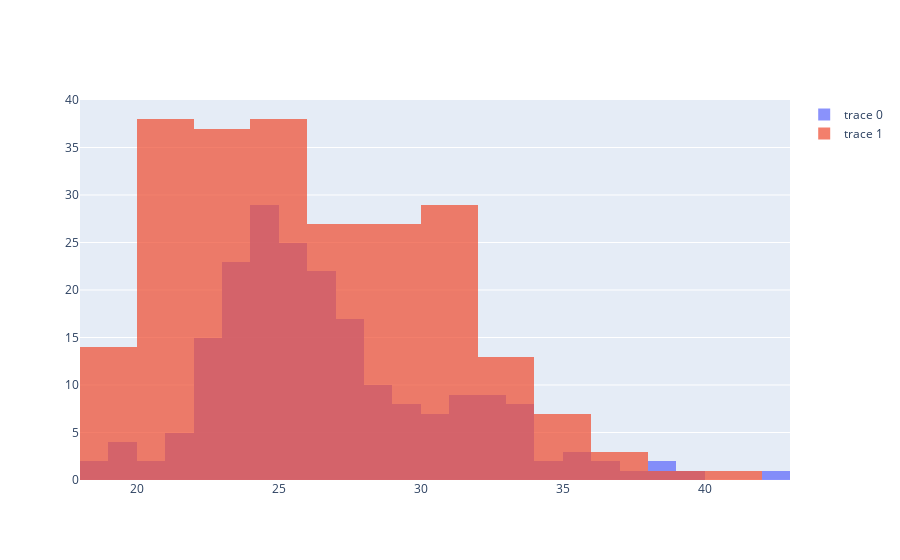

The cell this chart's notebook holds for it:
### Markdown cell above
&#9989; **(6 pt):** Create a histogram for BMI distribution and have it seperated by sex. Make sure to include a title.

### Code cell
## put your code here
import plotly.graph_objects as go

fig = go.Figure()
fig.add_trace(go.Histogram(x=df[mask_m]["BMI"]))
fig.add_trace(go.Histogram(x=df[mask_f]["BMI"]))

# Overlay both histograms
fig.update_layout(barmode='overlay')
# Reduce opacity to see both histograms
fig.update_traces(opacity=0.75)
fig.show()

### Figure 1 — Plotly figure (JSON) as saved in the notebook; plotly's stock layout.template omitted (floating-point values rounded to 4 significant figures; data arrays with more than 128 entries replaced by an {"elided": "..."} marker saying what was removed)
{"data": [{"opacity": 0.75, "type": "histogram", "x": {"elided": "207 float values"}}, {"opacity": 0.75, "type": "histogram", "x": {"elided": "235 float values"}}], "layout": {"barmode": "overlay"}}
